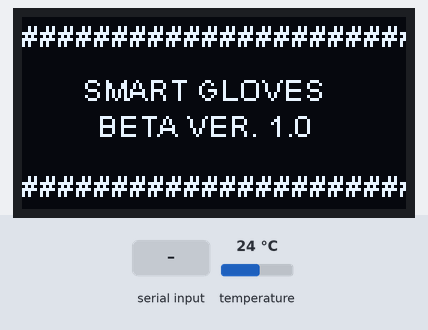
A sketch run on a simulated ESP8266 (NodeMCU). On the bench: 128×64 one-colour display. Inputs (shaded band) come from the test bench; at power-on: temperature 24 °C. WiFi joins after 1.5 s; servers stay silent unless stated; what the sketch prints to the serial monitor is not drawn.

Above: at 13.0 s.
13.1 s: "1\n" received over the second serial link
At 14.9 s:
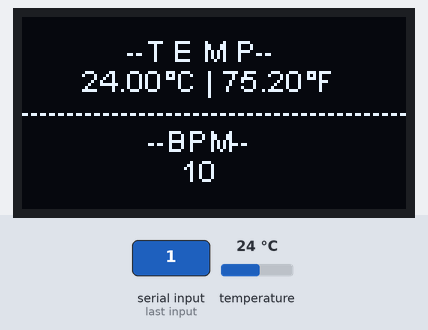
15.8 s: "0\n" received over the second serial link
At 16.6 s:
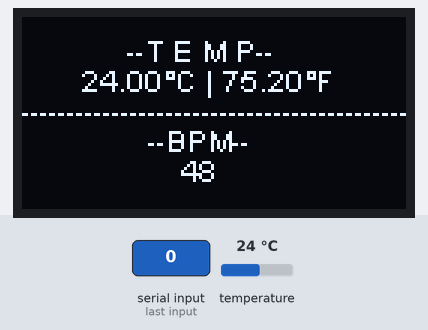
Timing chart, 0 to 18.8 s (numbered marks = the images above; inputs shaded):
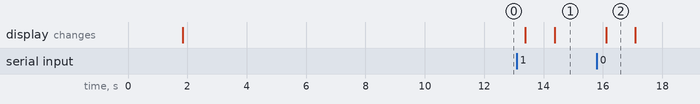

The sketch:

nodeFirmware.ino
```cpp
#include <DallasTemperature.h>
#include <OneWire.h>
#include <SPI.h>
#include <Wire.h>
#include "SSD1306.h"
#define BLYNK_PRINT Serial // Enables Serial Monitor
#include <ESP8266WiFi.h>
#include <BlynkSimpleEsp8266.h>
#include <SoftwareSerial.h>

int receivedBpm;
String BPM;
float temp;
float Fahrenheit;
SoftwareSerial s(D6,D5);

SSD1306  display(0x3C, 4, 5);

String apiKey = "7Z6XXMDI43GNHRHB";
const char *server = "api.thingspeak.com";

char auth[] = "299ca62addfd4767b2bf15249fdaa605";
char ssid[] = "A1";
char pass[] = "techniche";

#define ONE_WIRE_BUS 2                          //D1 pin of nodemcu

OneWire oneWire(ONE_WIRE_BUS);

DallasTemperature sensors(&oneWire);

WiFiClient client;

void setup() {
s.begin(115200);
Serial.begin(115200);
sensors.begin();

WiFi.begin(ssid, pass);

      while (WiFi.status() != WL_CONNECTED)
     {
            delay(500);
            Serial.print(".");
     }
      Serial.println("");
      Serial.println("WiFi connected");

Blynk.begin(auth, ssid, pass);

 display.init();
  display.clear();
  display.setTextAlignment(TEXT_ALIGN_LEFT);
  display.setFont(ArialMT_Plain_10);
  display.drawString(0, 0,"################################");
  display.drawString(20, 18,"SMART GLOVES");
  display.drawString(25, 30,"BETA VER. 1.0");
  display.drawString(0, 50,"################################");
  display.display();
  delay(10000);

}

void loop() {
  sensors.requestTemperatures();
  temp=sensors.getTempCByIndex(0);
  Fahrenheit = sensors.toFahrenheit(temp);
  Serial.println(temp);
  Blynk.run();
  if (s.available()>0)
  {
    receivedBpm=s.read();
    //Serial.println(receivedBpm);
    BPM=String(receivedBpm);
//    Serial.println("BPM:"+BPM);
    Blynk.virtualWrite(V5, BPM);
    Blynk.virtualWrite(V6, temp);
    Blynk.virtualWrite(V7, Fahrenheit);
  display.clear();
  display.setTextAlignment(TEXT_ALIGN_LEFT);
  display.setFont(ArialMT_Plain_10);
  display.drawString(35, 5,"--T E M P--");
  display.drawString(20,15,String(temp)+"°C"+" | "+String(Fahrenheit)+"°F");
  display.drawString(0, 25,"---------------------------------------------------");
  display.drawString(42, 35,"--BPM--");
  display.drawString(53,45,BPM);
  display.display();
    if (client.connect(server,80))   //   "184.106.153.149" or api.thingspeak.com
                      {

                             String postStr = apiKey;
                             postStr +="&field1=";
                             postStr += BPM;
                             postStr +="&field2=";
                             postStr += String(temp);
                             postStr += "\r\n\r\n";

                             client.print("POST /update HTTP/1.1\n");
                             client.print("Host: api.thingspeak.com\n");
                             client.print("Connection: close\n");
                             client.print("X-THINGSPEAKAPIKEY: "+apiKey+"\n");
                             client.print("Content-Type: application/x-www-form-urlencoded\n");
                             client.print("Content-Length: ");
                             client.print(postStr.length());
                             client.print("\n\n");
                             client.print(postStr);

                             Serial.println("BPM: "+BPM);
//                             Serial.print(" degrees Celcius, Humidity: ");
//                             Serial.print(h);
//                             Serial.println("%. Send to Thingspeak.");
                        }
          client.stop();

          Serial.println("Waiting...");

  // thingspeak needs minimum 15 sec delay between updates, i've set it to 30 seconds
  //delay(10000);
  }
  }
```

Measured:
- after the input at 13.1 s, the display: first changes after 0.29 s (image 1 shows a later state)
- after the input at 15.8 s, the display: changes after 0.32 s (image 2)
- what the display in image 2 shows lasts 1.0 s, from 16.1 s to 17.1 s
